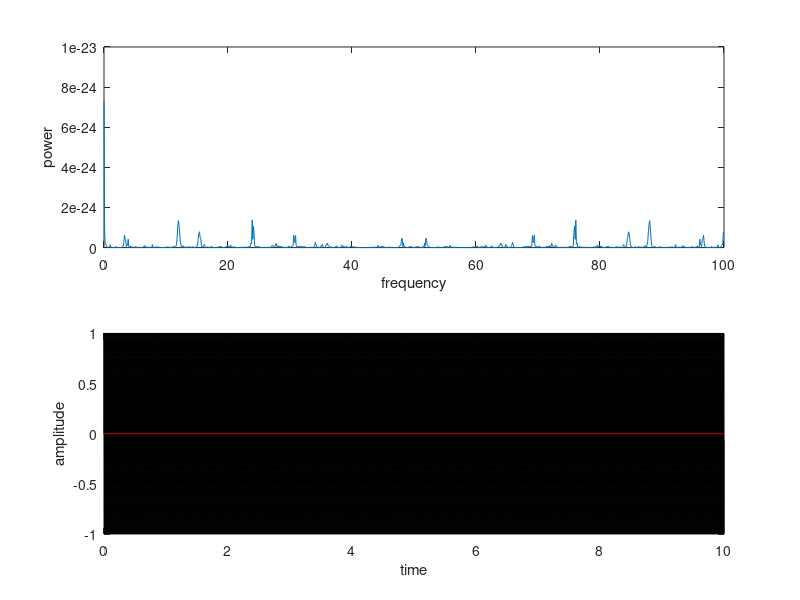

The MATLAB source for this figure: (Note: this script raises an error after producing the figure.)
clear
close all

% 基础信号
fs_base = 10000;  % 一个足够高的采样频率，以模拟连续信号
t_base = 0:1/fs_base:10-1/fs_base;
x_base = sin(200*pi*t_base);

% 采样信号的采样频率
fs = [100, 500];

for i = 1:length(fs)
    t = 0:1/fs(i):10-1/fs(i);
    x = sin(200*pi*t);
    y = fft(x);
    n = length(x);
    f = (0:n-1)*(fs(i)/n);
    power = abs(y).^2/n;

    figure(i)  % 创建figure
    subplot(2,1,1);
    title(['fs = ', num2str(fs(i)), 'Hz']);
    plot(f,power);
    xlabel('frequency');
    ylabel('power');

    subplot(2,1,2);
    plot(t_base,x_base, 'k');  % 绘制基础信号
    hold on;
    plot(t,x, 'r');  % 绘制采样信号
    xlabel('time');
    ylabel('amplitude');

    save_figure_as_image(figure(i), ['Program4_5_fs_' num2str(fs(i)),'Hz']);
end
